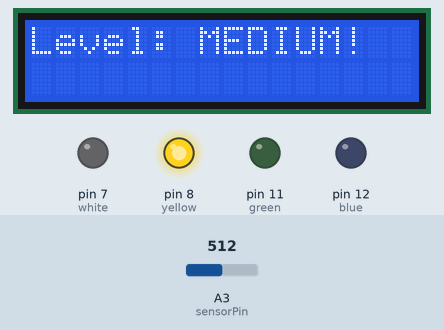
The sketch below on a simulated Arduino Uno, built with avr-gcc and run on an emulated ATmega328P. Parts: 16×2 character LCD, output pins drawn as LEDs (lit = HIGH). Inputs (shaded band) come from the test bench; at power-on: A3 (sensorPin) = 512. Pins used as bus, display or sensor lines are not drawn; what the sketch prints to the serial monitor is not drawn.

Above: at 1.2 s.
1.3 s: A3 (sensorPin) set to 448
2.8 s: A3 (sensorPin) set to 433
At 3.8 s:
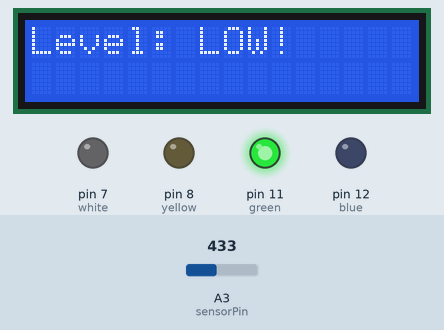
4.3 s: A3 (sensorPin) set to 530
At 5.5 s:
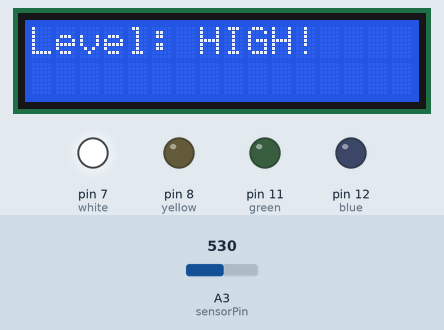
5.8 s: A3 (sensorPin) set to 503
At 6.4 s:
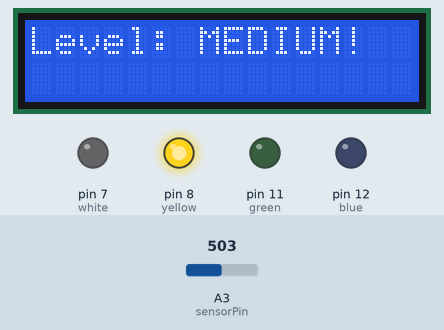
7.3 s: A3 (sensorPin) set to 40
At 8.0 s:
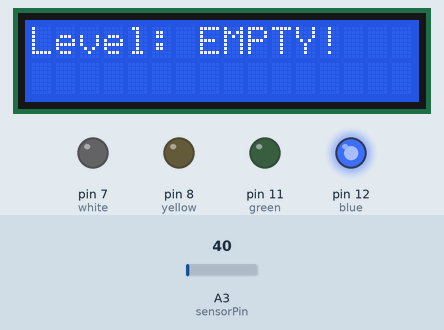
8.8 s: A3 (sensorPin) set to 48
10.6 s: A3 (sensorPin) set to 54
At 12.3 s:
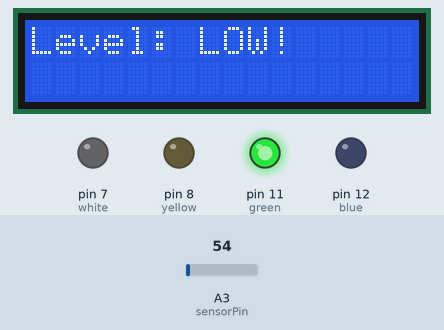
Timing chart, 0 to 13.8 s (numbered marks = the images above; inputs shaded):
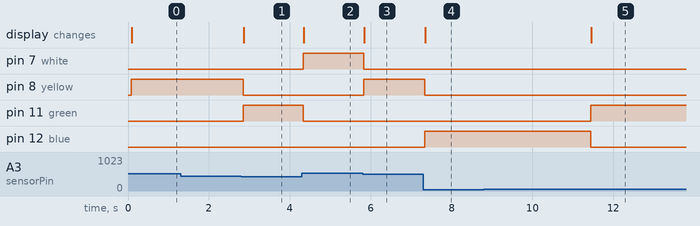

The sketch:

Flood_warning_system1.ino
```cpp
#include <Wire.h>
#include <LiquidCrystal_I2C.h>


int white=7;
int yellow=8;
int green=11;
int blue=12;
int sensorPower = 6;
int sensorPin = A3;
int val = 0;

LiquidCrystal_I2C lcd(0x27, 16, 2);

int lowerThreshold = 440;
int upperThreshold = 520;

void setup() {
pinMode(white,OUTPUT);
pinMode(yellow,OUTPUT);
pinMode(green,OUTPUT);
pinMode(blue,OUTPUT);
pinMode(sensorPower,OUTPUT);
digitalWrite(sensorPower, LOW);

Serial.begin(9600);
lcd.begin(16,2);  // Turn on the blacklight and print a message.
lcd.backlight();
}

void loop() {
  int sensor = readsensor();
  Serial.print("Sensor value: ");
  Serial.println(sensor);


  if(sensor<= 50){
    digitalWrite(white,LOW);
    digitalWrite(yellow,LOW);
    digitalWrite(green,LOW);
    digitalWrite(blue,HIGH);

    lcd.clear();
    lcd.print("Level: EMPTY!");

    delay(1000);
  }

  else if(sensor > 50 && sensor<=lowerThreshold){
    digitalWrite(white,LOW);
    digitalWrite(yellow,LOW);
    digitalWrite(green,HIGH);
    digitalWrite(blue,LOW);

    lcd.clear();
    lcd.print("Level: LOW!");
    delay(100);
  }
  else if(sensor>lowerThreshold && sensor<=upperThreshold){
    digitalWrite(yellow,HIGH);
    digitalWrite(white,LOW);
    digitalWrite(green,LOW);
    digitalWrite(blue,LOW);
    //delay(100);
    lcd.clear();
    lcd.print("Level: MEDIUM!");
    delay(100);
  }
  else if(sensor>=upperThreshold){
  digitalWrite(green,LOW);
  digitalWrite(white,HIGH);
  digitalWrite(yellow,LOW);
  digitalWrite(blue,LOW);

  lcd.clear();
  lcd.print("Level: HIGH!");
  delay(100);

  }

  //else if(sensor>660){
  //  digitalWrite(blue,HIGH);
  //  digitalWrite(white,LOW);
  //  digitalWrite(yellow,LOW);
  //  digitalWrite(green,LOW);

  //  lcd.clear();
  //  lcd.print("Level: VERY HIGH!");
  //  delay(1000);
  //}

}

int readsensor(){
  digitalWrite(sensorPower, HIGH);
  delay(10);
  val = analogRead(sensorPin);
  digitalWrite(sensorPower, LOW);
  return val;
}
```

Measured:
- the behaviour switches between 441 and 440 on A3 (sensorPin) (found by bisection; images 0 and 1)
- the behaviour switches between 521 and 520 on A3 (sensorPin) (found by bisection; images 2 and 3)
- the behaviour switches between 50 and 51 on A3 (sensorPin) (found by bisection; images 4 and 5)
- after the input at 1.3 s, every drawn part: stays the same
- after the input at 2.8 s, pin 8 (yellow): HIGH → LOW after 0.05 s; pin 11 (green): LOW → HIGH after 0.05 s; the display: changes after 0.06 s (image 1)
- after the input at 4.3 s, pin 7 (white): LOW → HIGH at once; pin 11 (green): HIGH → LOW at once; the display: changes after 0.05 s (image 2)
- after the input at 5.8 s, pin 7 (white): HIGH → LOW at once; pin 8 (yellow): LOW → HIGH at once; the display: changes at once (image 3)
- after the input at 7.3 s, pin 8 (yellow): HIGH → LOW at once; pin 12 (blue): LOW → HIGH at once; the display: changes after 0.05 s (image 4)
- after the input at 8.8 s, every drawn part: stays the same
- after the input at 10.6 s, pin 11 (green): LOW → HIGH after 0.84 s; pin 12 (blue): HIGH → LOW after 0.84 s; the display: changes after 0.85 s (image 5)
